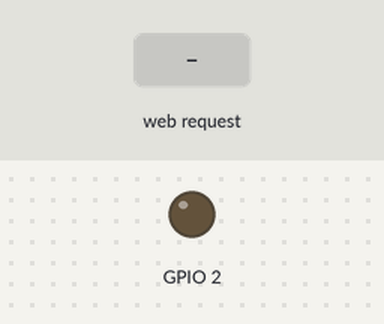
A sketch run on a simulated ESP8266 (NodeMCU). On the bench: output pins drawn as LEDs (lit = HIGH). The test bench sets the inputs (shaded band). What the sketch prints to the serial monitor is not drawn.

Above: at 1.4 s.
1.5 s: HTTP request GET /Led received
At 1.8 s:
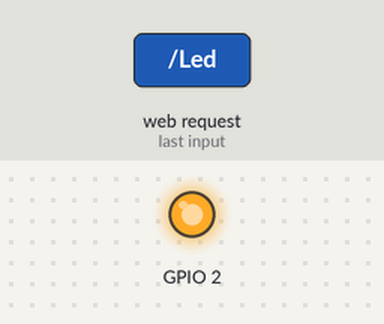
3.0 s: HTTP request GET /off received
At 4.1 s:
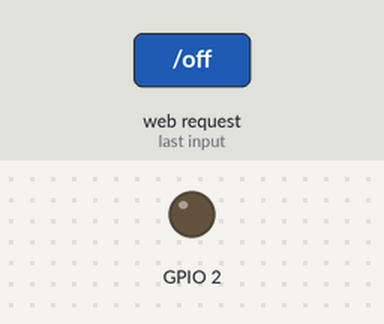
Timing chart, 0 to 6.0 s (numbered marks = the images above; inputs shaded):
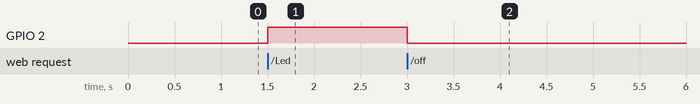

The sketch:

NodecuServer.ino
```cpp
#include <ESP8266WiFi.h>
#include <WiFiClient.h>
#include <ESP8266WebServer.h>

const char* ssid = "ESP-01";
const char* password = "HITLERJD";   //
bool toggle=0;
ESP8266WebServer server(80);

void handleRoot() {
  //toggle=!toggle;
    digitalWrite(2,HIGH);
        String s = "\r\n\r\n  <!DOCTYPE HTML>\r\n<html><h1>Esp8266 Communication</h1> ";
        s += "<p>Success!!!</html>\r\n\r\n";
        server.send(200,"text/html",s);
}
void handleoff(){
          digitalWrite(2,LOW);
           String s = "\r\n\r\n  <!DOCTYPE HTML>\r\n<html><h1>Esp8266 Communication</h1> ";
           s += "<p>Success!!!</html>\r\n\r\n";
           server.send(200,"text/html",s);


  }
void setup() {
  bool toggle=0;
  delay(200);
  Serial.begin(115200);
  pinMode(2, OUTPUT);
  WiFi.softAP(ssid, password);
  digitalWrite(2,LOW);
  IPAddress myIP = WiFi.softAPIP();
  Serial.print("AP IP address: ");
  Serial.println(myIP);
  server.on("/Led", handleRoot);
  server.on("/off",handleoff);
  server.begin();
  Serial.println("Server started");
}

void loop() {
  Serial.println("Waiting For LINK");
  server.handleClient();
}
```

Measured:
- after the input at 1.5 s, GPIO 2: LOW → HIGH at once
- after the input at 3.0 s, GPIO 2: HIGH → LOW at once
